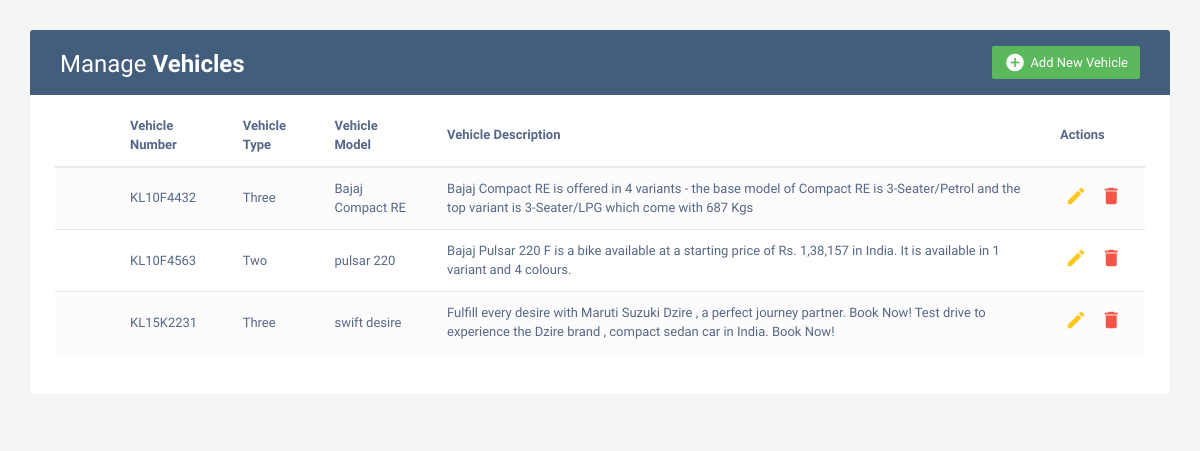
The app's page /home/ (signed in) with its own data.
### Backend/models.py (models this page shows)
class Vehicle_details(models.Model):
  VEHICLE_TYPES = [
        ('Two', 'Two Wheeler'),
        ('Three', 'Three Wheeler'),
        ('Four', 'Four Wheeler'),
    ]
  vehicle_number=models.CharField(max_length=10,unique=True)
  vehicle_type=models.CharField(max_length=100,choices=VEHICLE_TYPES)
  vehicle_model = models.CharField(max_length=100)
  vehicle_description = models.TextField(null=True)

### Backend/views.py (the view)
# urls.py: path('home/', views.Homepage.as_view(),name="Home"),
class Homepage(PermissionRequiredMixin,View):
    permission_required="Backend.view_vehicle_details"
    template="index.html"
    def get(self,request):
        data=Vehicle_details.objects.all()
        context={
            'data':data
        }
        return render(request,self.template,context)

### Backend/Templates/index.html (shortened to what this page needs)
<!DOCTYPE html>
<html lang="en">
<head>
<link rel="stylesheet" href="https://maxcdn.bootstrapcdn.com/font-awesome/4.7.0/css/font-awesome.min.css">
<link rel="stylesheet" href="https://maxcdn.bootstrapcdn.com/bootstrap/3.3.7/css/bootstrap.min.css">
</head>
<body>
    <div class="container">
		<div class="table-responsive">
			<div class="table-wrapper">
				<div class="table-title">
					<div class="row">
						<div class="col-xs-6">
							<h2>Manage <b>Vehicles</b></h2>
						</div>
						<div class="col-xs-6">
							{% if perms.Backend.delete_vehicle_details %}
							<a href="#addVehicleModal" class="btn btn-success" data-toggle="modal"><i class="material-icons">&#xE147;</i> <span>Add New Vehicle</span></a>
							{% endif %}
						</div>
					</div>
				</div>
				<table class="table table-striped table-hover">
					<thead>
						<tr>
							<th>
							</th>
							<th>Vehicle Number</th>
							<th>Vehicle Type</th>
							<th>Vehicle Model</th>
							<th>Vehicle Description</th>
							{% if perms.Backend.add_vehicle_details %}
							<th>Actions</th>
							{% endif %}
						</tr>
					</thead>
					<tbody>
						{% for i in data %}
						<tr>
							<td>
							</td>
							<td>{{i.vehicle_number}}</td>
							<td>{{i.vehicle_type}}</td>
							<td>{{i.vehicle_model}}</td>
							<td>{{i.vehicle_description}}</td>
							<td>
                                {% if perms.Backend.change_vehicle_details %}
								<a href="#editVehicleModal" class="edit" data-toggle="modal" data-vehicle_number="{{i.vehicle_number}}"
								data-vehicle_type="{{i.vehicle_type}}" data-vehicle_model="{{i.vehicle_model}}" data-vehicle_description=
								"{{i.vehicle_description}}" data-dataid="{{i.id}}"><i class="material-icons" data-toggle="tooltip" title="Edit">&#xE254;</i></a>
								{% endif %}
								{% if perms.Backend.delete_vehicle_details %}
								<a href="#deleteVehicleModal" class="delete" data-toggle="modal" data-dataid="{{i.id}}">
									<i class="material-icons" data-toggle="tooltip" title="Delete">&#xE872;</i></a>
									{% endif %}
							</td>
						</tr>
						{% endfor %}
					</tbody>
				</table>
		</div>
    </div>
</body>
</html>

### Backend/Templates/index.html (style rules this page uses)
body { color: #566787; background: #f5f5f5; font-family: 'Varela Round', sans-serif; font-size: 13px; }
.table-responsive { margin: 30px 0; }
.table-wrapper { min-width: 1000px; background: #fff; padding: 20px 25px; border-radius: 3px; box-shadow: 0 1px 1px rgba(0,0,0,.05); }
.table-title { padding-bottom: 15px; background: #435d7d; color: #fff; padding: 16px 30px; margin: -20px -25px 10px; border-radius: 3px 3px 0 0; }
.table-title h2 { margin: 5px 0 0; font-size: 24px; }
.table-title .btn { color: #fff; float: right; font-size: 13px; border: none; min-width: 50px; border-radius: 2px; border: none; outline: none !important; margin-left: 10px; }
.table-title .btn i { float: left; font-size: 21px; margin-right: 5px; }
.table-title .btn span { float: left; margin-top: 2px; }
table.table tr th, table.table tr td { border-color: #e9e9e9; padding: 12px 15px; vertical-align: middle; }
table.table tr th:first-child { width: 60px; }
table.table tr th:last-child { width: 100px; }
table.table-striped tbody tr:nth-of-type(odd) { background-color: #fcfcfc; }
table.table td:last-child i { opacity: 0.9; font-size: 22px; margin: 0 5px; }
table.table td a { font-weight: bold; color: #566787; display: inline-block; text-decoration: none; outline: none !important; }
table.table td a.edit { color: #FFC107; }
table.table td a.delete { color: #F44336; }
table.table td i { font-size: 19px; }

### records on screen
Vehicle_details: vehicle_number "KL10F4432", vehicle_type "Three", vehicle_model "Bajaj Compact RE", vehicle_description "Bajaj Compact RE is offered in 4 variants - the base model of Compact RE is 3-Seater/Petrol and the top variant is 3-Seater/LPG which come with 687 Kgs"
Vehicle_details: vehicle_number "KL10F4563", vehicle_type "Two", vehicle_model "pulsar 220", vehicle_description "Bajaj Pulsar 220 F is a bike available at a starting price of Rs. 1,38,157 in India. It is available in 1 variant and 4 colours."
Vehicle_details: vehicle_number "KL15K2231", vehicle_type "Three", vehicle_model "swift desire", vehicle_description "Fulfill every desire with Maruti Suzuki Dzire , a perfect journey partner. Book Now! Test drive to experience the Dzire brand , compact sedan car in India. Book Now!"
